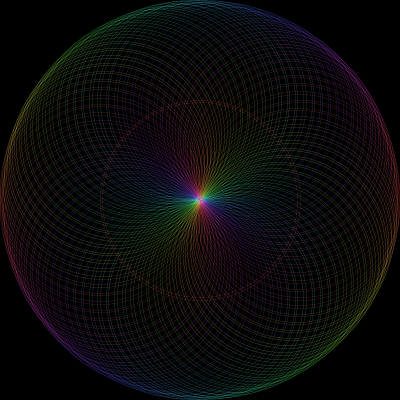
Frame 1 (no input)
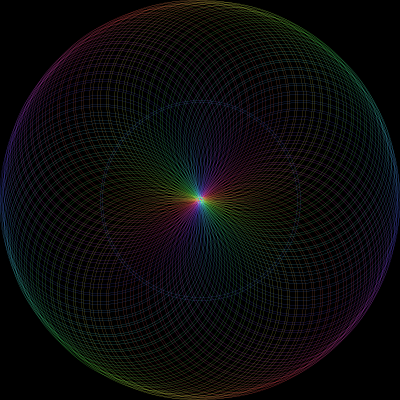
Frame 60 (the mouse pressed at the canvas centre just before this capture)
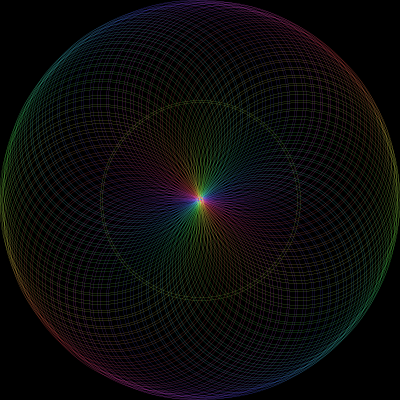
Frame 120 (the mouse held since frame 60 and released just before this capture)

The Processing sketch that drew these frames (run headless with seeded random() and noise(); from frame 60 on, the mouse is pressed at the canvas centre):

// Processing sketch: sketch_130108
// ── sketch_130108.pde
/*
  author:chimanaco
  
  inspired:
  http://woodenbooks.com/
  
 */

int radius = 200;
int offset = -5;
float angle = 0;
int number = 75;
int weight = 0;
int hueSpeed = 10;

float centerX;
float centerY;

int myNumber = 0;

float myHue = 0;
int maxHue = 360;
int mySaturation = 70;
int maxSaturation = 100;
int myBrightness = 100;

float hueAngle = 0;

void setup() {
  size(400, 400);
  colorMode(HSB, maxHue, maxSaturation, myBrightness);
  
  centerX = width/2;
  centerY = height/2;
}

void draw() {
  background(0);
  // center
  createCircle(centerX, centerX, radius);
  
  // reset
  angle = 0;
  
  // orbital
  for (int i = 0; i < number; i++) {
    float xp = centerX + cos(angle) * radius /2 ;
    float yp = centerY + sin(angle) * radius /2;

    angle += TWO_PI / number;    
    createCircle(xp, yp, radius);
    
  myHue = myHue + hueSpeed;
  if(myHue > maxHue) myHue = 0;
  }
}

void createCircle(float x, float y, float r) {
  noFill();
  strokeWeight(weight);
  stroke(myHue, mySaturation, myBrightness);
  ellipse(x, y, r, r);
  ellipse(x, y, r + offset, r + offset);
}
